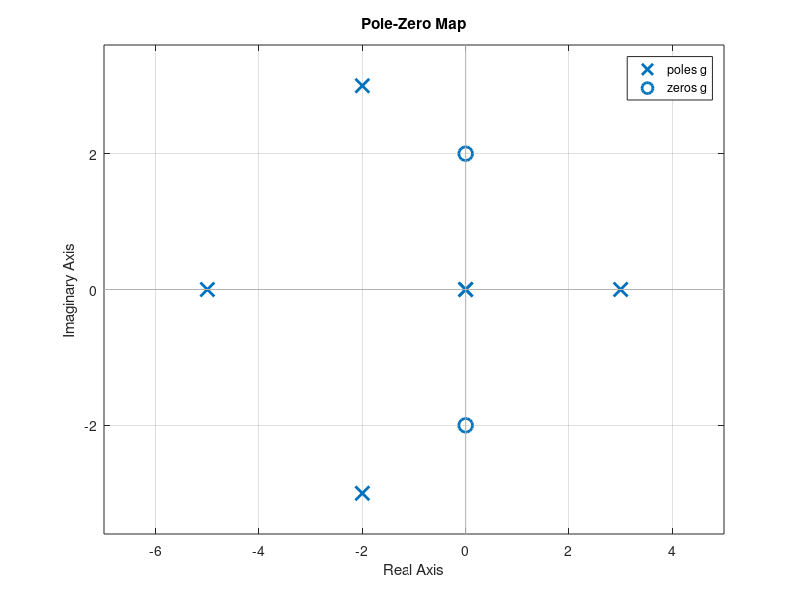

Write the MATLAB code that produced this figure.
clc;
clear all;
close all;

n = [1 0 4];
d = conv(conv(conv([1 0 0],[1 -3]),[1 5]),[1 4 13]);
g = tf(n,d)
pzmap(g)
[z p k] = tf2zp(n,d)